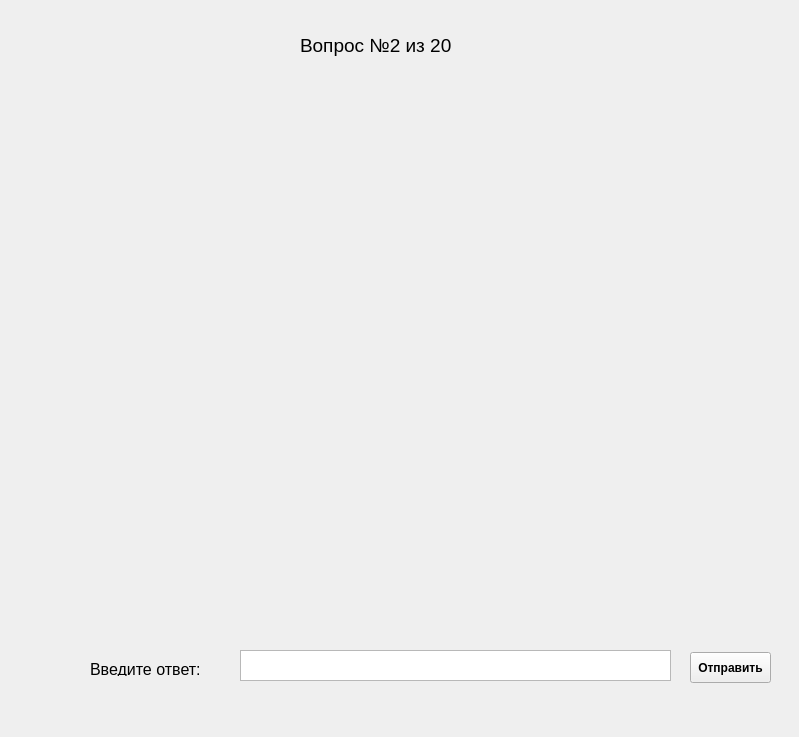
<?xml version="1.0" encoding="UTF-8"?>
<ui version="4.0">
 <class>Form</class>
 <widget class="QWidget" name="Form">
  <property name="geometry">
   <rect>
    <x>0</x>
    <y>0</y>
    <width>799</width>
    <height>737</height>
   </rect>
  </property>
  <property name="windowTitle">
   <string>Form</string>
  </property>
  <property name="whatsThis">
   <string>&lt;html&gt;&lt;head/&gt;&lt;body&gt;&lt;p&gt;Отправить&lt;/p&gt;&lt;/body&gt;&lt;/html&gt;</string>
  </property>
  <widget class="QLabel" name="label">
   <property name="geometry">
    <rect>
     <x>300</x>
     <y>30</y>
     <width>221</width>
     <height>31</height>
    </rect>
   </property>
   <property name="text">
    <string>&lt;html&gt;&lt;head/&gt;&lt;body&gt;&lt;p&gt;&lt;span style=&quot; font-size:14pt;&quot;&gt;Вопрос №2 из 20&lt;/span&gt;&lt;/p&gt;&lt;/body&gt;&lt;/html&gt;</string>
   </property>
  </widget>
  <widget class="QLabel" name="label_2">
   <property name="geometry">
    <rect>
     <x>50</x>
     <y>100</y>
     <width>671</width>
     <height>451</height>
    </rect>
   </property>
   <property name="text">
    <string/>
   </property>
   <property name="pixmap">
    <pixmap>data/5375436808768317128_121.jpg</pixmap>
   </property>
  </widget>
  <widget class="QPlainTextEdit" name="plainTextEdit">
   <property name="geometry">
    <rect>
     <x>240</x>
     <y>650</y>
     <width>431</width>
     <height>31</height>
    </rect>
   </property>
  </widget>
  <widget class="QLabel" name="label_3">
   <property name="geometry">
    <rect>
     <x>90</x>
     <y>660</y>
     <width>131</width>
     <height>16</height>
    </rect>
   </property>
   <property name="text">
    <string>&lt;html&gt;&lt;head/&gt;&lt;body&gt;&lt;p&gt;&lt;span style=&quot; font-size:12pt;&quot;&gt;Введите ответ:&lt;/span&gt;&lt;/p&gt;&lt;/body&gt;&lt;/html&gt;</string>
   </property>
  </widget>
  <widget class="QPushButton" name="pushButton">
   <property name="geometry">
    <rect>
     <x>690</x>
     <y>652</y>
     <width>81</width>
     <height>31</height>
    </rect>
   </property>
   <property name="font">
    <font>
     <weight>75</weight>
     <bold>true</bold>
    </font>
   </property>
   <property name="text">
    <string>Отправить</string>
   </property>
  </widget>
 </widget>
 <resources>
  <include location="qt/test_1.qrc"/>
 </resources>
 <connections/>
</ui>
